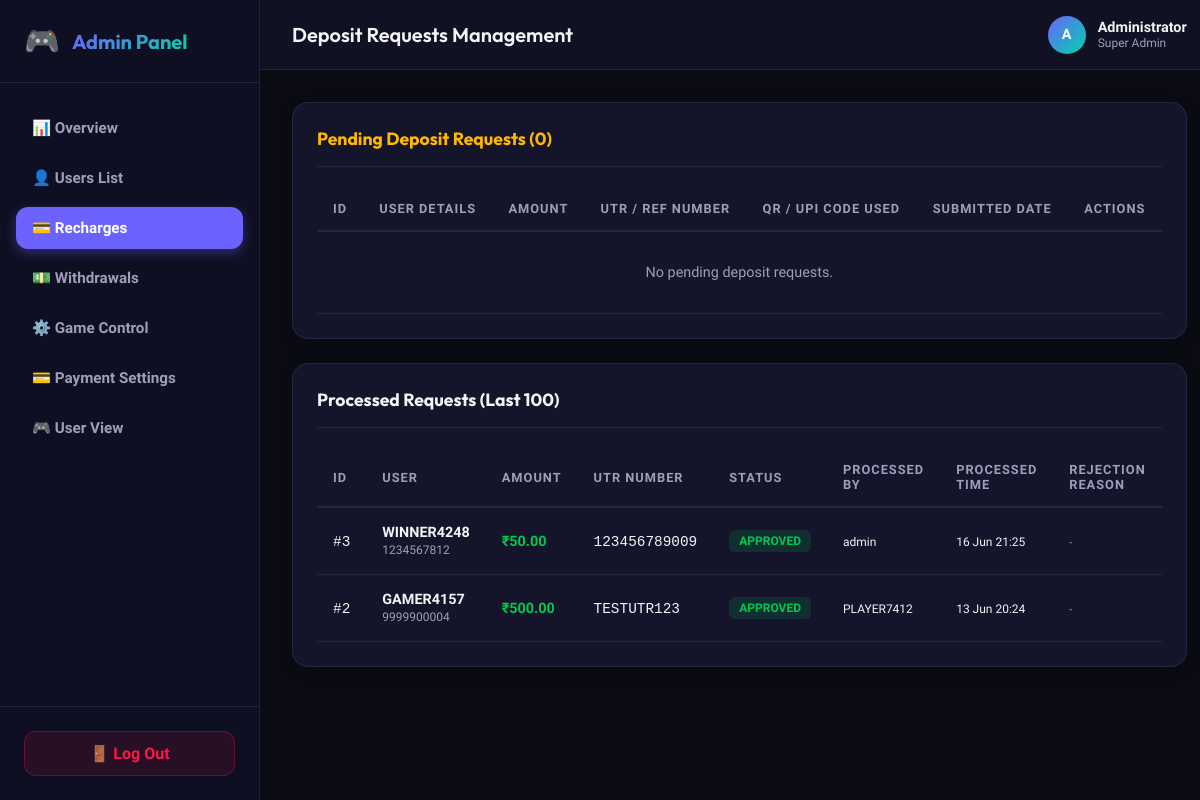
The page /admin-dashboard/recharges/ (signed in) on the database its author committed.
### wallet/models.py (models this page shows, shortened)
class Recharge(models.Model):
    STATUS_CHOICES = [
        ('pending', 'Pending'),
        ('approved', 'Approved'),
        ('rejected', 'Rejected'),
    ]
    user = models.ForeignKey(settings.AUTH_USER_MODEL, on_delete=models.CASCADE, related_name='recharges')
    amount = models.DecimalField(max_digits=10, decimal_places=2)
    utr_number = models.CharField(max_length=50)
    qr_code_used = models.CharField(max_length=200, blank=True)
    upi_id_used = models.CharField(max_length=100, blank=True)
    status = models.CharField(max_length=20, choices=STATUS_CHOICES, default='pending')
    processed_by = models.ForeignKey(
        settings.AUTH_USER_MODEL,
        on_delete=models.SET_NULL,
        null=True,
        blank=True,
        related_name='processed_recharges',
        limit_choices_to={'is_staff': True}
    )
    processed_at = models.DateTimeField(null=True, blank=True)
    rejection_reason = models.TextField(null=True, blank=True)
    created_at = models.DateTimeField(auto_now_add=True)
    updated_at = models.DateTimeField(auto_now=True)
    class Meta:
        ordering = ['-created_at']
        verbose_name_plural = 'Recharge Requests'

### core/models.py (models this page shows, shortened)
class User(AbstractUser):
    uid = models.IntegerField(unique=True, editable=False, default=generate_uid)
    username = models.CharField(max_length=20, unique=True, default=generate_username)
    name = models.CharField(max_length=100)
    mobile = models.CharField(max_length=15, unique=True)
    email = models.EmailField(unique=True)
    referral_code = models.CharField(max_length=10, unique=True, default=generate_referral_code)
    referred_by = models.ForeignKey('self', on_delete=models.SET_NULL, null=True, blank=True, related_name='referred_users')
    is_blocked = models.BooleanField(default=False)
    blocked_at = models.DateTimeField(null=True, blank=True)
    blocked_reason = models.TextField(null=True, blank=True)
    profile_image = models.ImageField(upload_to='profile_images/', null=True, blank=True)
    created_at = models.DateTimeField(auto_now_add=True)
    updated_at = models.DateTimeField(auto_now=True)
    last_login_at = models.DateTimeField(null=True, blank=True)
    USERNAME_FIELD = 'mobile'
    REQUIRED_FIELDS = ['email', 'name']
    objects = CustomUserManager()
    class Meta:
        ordering = ['-created_at']

### core/admin_views.py (the view)
    @login_required(login_url='login')
    def _wrapped_view(request, *args, **kwargs):
        if not (request.user.is_superuser or request.user.is_staff):
            return HttpResponseForbidden("Access Denied: You are not authorized to view this page.")
        return view_func(request, *args, **kwargs)

### core/admin_views.py (called while the page is built)
def admin_required(view_func):
    @login_required(login_url='login')
    def _wrapped_view(request, *args, **kwargs):
        if not (request.user.is_superuser or request.user.is_staff):
            return HttpResponseForbidden("Access Denied: You are not authorized to view this page.")
        return view_func(request, *args, **kwargs)
    return _wrapped_view

@admin_required
def admin_recharges_view(request):
    pending_recharges = Recharge.objects.filter(status='pending').order_by('-created_at')
    processed_recharges = Recharge.objects.exclude(status='pending').order_by('-created_at')[:100]
    context = {
        'pending_recharges': pending_recharges,
        'processed_recharges': processed_recharges,
    }
    return render(request, 'admin_custom/recharges.html', context)

### core/context_processors.py (called while the page is built)
def site_settings(request):
    return {
        'SITE_NAME': 'Color Prediction',
        'SITE_SETTING': {
            'admin_upi': getattr(settings, 'ADMIN_UPI', 'Not configured'),
            'admin_qr': getattr(settings, 'ADMIN_QR', ''),
        },
        'GAME_SETTINGS': settings.GAME_SETTINGS,
    }

### templates/admin_custom/recharges.html (shortened to what this page needs)
{% extends 'admin_custom/base_admin.html' %}
{% block page_title %}Deposit Requests Management{% endblock %}
{% block nav_recharges %}active{% endblock %}
{% block admin_content %}
<div class="card">
    <div class="card-header">
        <span class="card-title" style="color: var(--color-warning);">Pending Deposit Requests ({{ pending_recharges|length }})</span>
    </div>
    <div class="table-responsive">
        <table class="table">
            <thead>
                <tr>
                    <th>ID</th>
                    <th>User Details</th>
                    <th>Amount</th>
                    <th>UTR / Ref Number</th>
                    <th>QR / UPI Code Used</th>
                    <th>Submitted Date</th>
                    <th>Actions</th>
                </tr>
            </thead>
            <tbody>
                {% for r in pending_recharges %}
                <tr>
                    <td><code>#{{ r.id }}</code></td>
                    <td>
                        <strong>{{ r.user.name }}</strong><br>
                        <small style="color: var(--text-secondary);">@{{ r.user.username }}</small><br>
                        <small style="color: var(--text-secondary);">{{ r.user.mobile }}</small>
                    </td>
                    <td style="color: var(--color-green); font-size: 1.1rem; font-weight: 700;">₹{{ r.amount }}</td>
                    <td><code style="font-size: 1rem; background: rgba(255,255,255,0.03); padding: 4px 8px; border-radius: 4px;">{{ r.utr_number }}</code></td>
                    <td>
                        <span style="font-size: 0.85rem; color: var(--text-secondary);">UPI: {{ r.upi_id_used|default:"Default" }}</span>
                    </td>
                    <td><small>{{ r.created_at|date:"d M Y H:i" }}</small></td>
                    <td>
                        <div style="display: flex; gap: 8px;">
                            <a href="{% url 'admin_recharge_approve' r.id %}" class="btn btn-sm btn-success" onclick="return confirm('Approve deposit of ₹{{ r.amount }} for {{ r.user.username }}?')">Approve</a>
                            <button class="btn btn-sm btn-danger" onclick="openRejectModal({{ r.id }}, '{{ r.user.username }}', '{{ r.amount }}')">Reject</button>
                        </div>
                    </td>
                </tr>
                {% empty %}
                <tr>
                    <td colspan="7" style="text-align: center; color: var(--text-secondary); padding: 32px;">No pending deposit requests.</td>
                </tr>
                {% endfor %}
            </tbody>
        </table>
    </div>
</div>
<div class="card">
    <div class="card-header">
        <span class="card-title">Processed Requests (Last 100)</span>
    </div>
    <div class="table-responsive">
        <table class="table">
            <thead>
                <tr>
                    <th>ID</th>
                    <th>User</th>
                    <th>Amount</th>
                    <th>UTR Number</th>
                    <th>Status</th>
                    <th>Processed By</th>
                    <th>Processed Time</th>
                    <th>Rejection Reason</th>
                </tr>
            </thead>
            <tbody>
                {% for r in processed_recharges %}
                <tr>
                    <td><code>#{{ r.id }}</code></td>
                    <td>
                        <strong>{{ r.user.username }}</strong><br>
                        <small style="color: var(--text-secondary);">{{ r.user.mobile }}</small>
                    </td>
                    <td style="font-weight: 700; color: {% if r.status == 'approved' %}var(--color-green){% else %}var(--color-red){% endif %};">₹{{ r.amount }}</td>
                    <td><code>{{ r.utr_number }}</code></td>
                    <td>
                        <span class="badge {% if r.status == 'approved' %}badge-success{% else %}badge-danger{% endif %}">
                            {{ r.get_status_display }}
                        </span>
                    </td>
                    <td><small>{{ r.processed_by.username|default:"-" }}</small></td>
                    <td><small>{{ r.processed_at|date:"d M H:i"|default:"-" }}</small></td>
                    <td style="max-width: 200px; font-size: 0.8rem; color: var(--text-secondary);"><small>{{ r.rejection_reason|default:"-" }}</small></td>
                </tr>
                {% empty %}
                <tr>
                    <td colspan="8" style="text-align: center; color: var(--text-secondary); padding: 24px;">No processed deposit records.</td>
                </tr>
                {% endfor %}
            </tbody>
        </table>
    </div>
</div>
{% endblock %}

### templates/admin_custom/base_admin.html (style rules this page uses)
:root { --primary: #6C63FF; --primary-dark: #5A52E0; --secondary: #00D4AA; --dark-bg: #0B0B14; --card-bg: #14142B; --sidebar-bg: #0F0F23; --border-color: rgba(255, 255, 255, 0.08); --text-main: #F4F4F6; --text-secondary: #9E9EBA; --color-green: #00C853; --color-red: #FF1744; --color-violet: #AA00FF; --color-warning: #FFB800; }
* { margin: 0; padding: 0; box-sizing: border-box; }
body { font-family: 'Plus Jakarta Sans', sans-serif; background-color: var(--dark-bg); color: var(--text-main); min-height: 100vh; display: flex; overflow-x: hidden; }
.card { background-color: var(--card-bg); border: 1px solid var(--border-color); border-radius: 16px; padding: 24px; margin-bottom: 24px; box-shadow: 0 4px 20px rgba(0, 0, 0, 0.15); }
.card-header { display: flex; justify-content: space-between; align-items: center; margin-bottom: 20px; border-bottom: 1px solid var(--border-color); padding-bottom: 16px; }
.card-title { font-family: 'Outfit', sans-serif; font-size: 1.1rem; font-weight: 700; }
.table-responsive { width: 100%; overflow-x: auto; }
.table { width: 100%; border-collapse: collapse; text-align: left; }
.table th { padding: 14px 16px; font-weight: 700; font-size: 0.8rem; text-transform: uppercase; letter-spacing: 1px; color: var(--text-secondary); border-bottom: 2px solid var(--border-color); }
.table td { padding: 16px; border-bottom: 1px solid var(--border-color); font-size: 0.9rem; color: var(--text-main); vertical-align: middle; }
.badge { display: inline-flex; padding: 4px 10px; border-radius: 6px; font-size: 0.75rem; font-weight: 700; text-transform: uppercase; }
.badge-success { background-color: rgba(0, 200, 83, 0.15); color: var(--color-green); }

### rows shown on the page
Recharge: id "3", user.username "WINNER4248", user.mobile "1234567812", amount "50.00", utr_number "123456789009", status "APPROVED", processed_by.username "admin", processed_at "16 Jun 21:25", rejection_reason "-"
Recharge: id "2", user.username "GAMER4157", user.mobile "9999900004", amount "500.00", utr_number "TESTUTR123", status "APPROVED", processed_by.username "PLAYER7412", processed_at "13 Jun 20:24", rejection_reason "-"

### other values the page prints
{{ pending_recharges|length }} "0"
